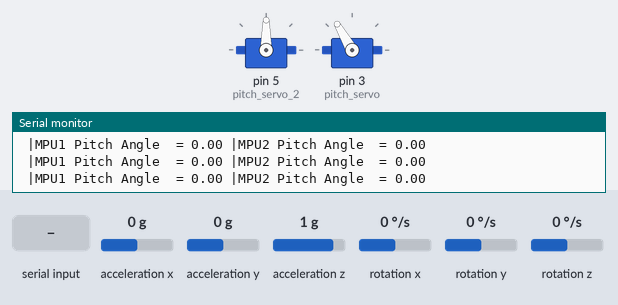
The sketch below on a simulated Arduino Uno, built with avr-gcc and run on an emulated ATmega328P. On the bench: 2 × servo, the last lines printed to the serial monitor. Wiring (inferred from the names in the program): MPU-6050 motion sensor at I2C address 0x68; MPU-6050 motion sensor at I2C address 0x69. Inputs (shaded band) come from the test bench; at power-on: rotation x 0 °/s, rotation z 0 °/s, acceleration x 0 g, acceleration y 0 g, acceleration z 1 g, rotation y 0 °/s.

Above: at 14.2 s.
14.3 s: "90,45\n" received over Serial
At 15.1 s:
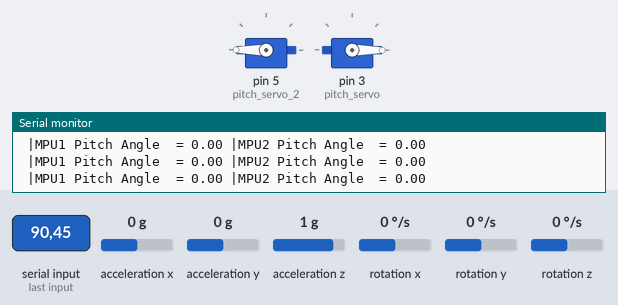
17.3 s: rotation x set to 192 °/s
At 20.19 s:
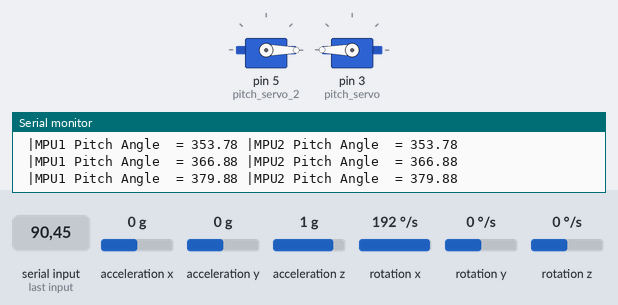
20.3 s: rotation z set to -192 °/s
At 21.81 s:
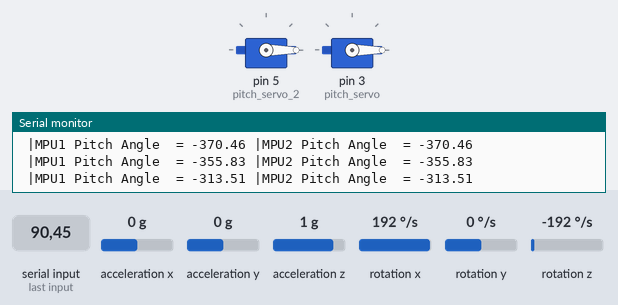
23.3 s: rotation z set to -100 °/s
26.3 s: rotation z set to 0 °/s
At 28.4 s:
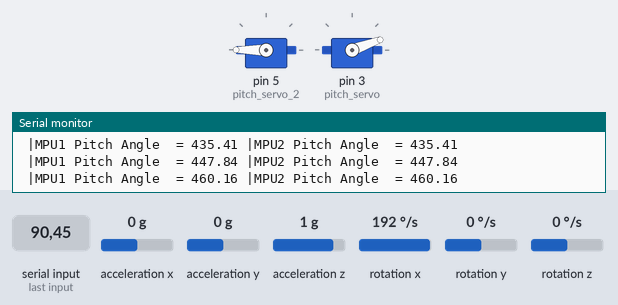
29.3 s: rotation z set to 192 °/s
At 33.11 s:
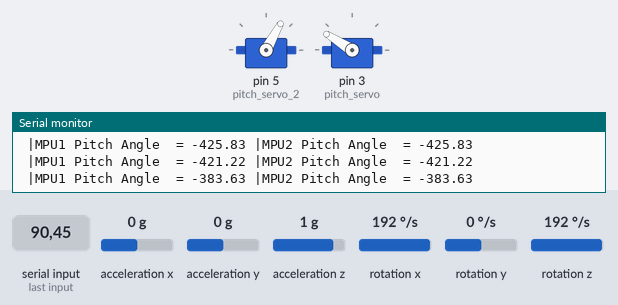
Timing chart, 0 to 35.5 s (numbered marks = the images above; inputs shaded):
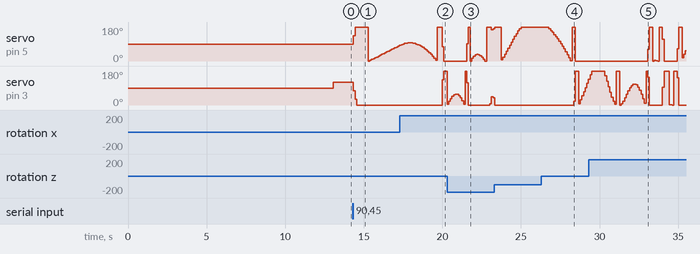

The sketch:

controller_v2_two_mpu.ino
```cpp
#include <Wire.h>
#include <Servo.h>

Servo pitch_servo_2;
Servo pitch_servo;
const int MPU2 = 0x69, MPU1=0x68;

//Variables for Gyroscope
int gyro_x, gyro_y, gyro_z,gyro_x_2, gyro_y_2, gyro_z_2;
long gyro_x_cal, gyro_y_cal, gyro_z_cal,gyro_x2_cal, gyro_y2_cal, gyro_z2_cal;
boolean set_gyro_angles,set_gyro_angles_2 ;

long acc_x, acc_y, acc_z, acc_total_vector,acc_x_2, acc_y_2, acc_z_2, acc_total_vector_2;
float angle_roll_acc, angle_pitch_acc,angle_roll_acc_2, angle_pitch_acc_2;

float angle_pitch, angle_roll,angle_pitch_2, angle_roll_2;
int angle_pitch_buffer, angle_roll_buffer,angle_pitch_buffer_2, angle_roll_buffer_2;
float angle_pitch_output, angle_roll_output,angle_pitch_output_2, angle_roll_output_2;

// Setup timers and temp variables
long loop_timer;
int temp,temp_2;

// Display counter
int displaycount = 0;

//Controller variables
float pitch_target = 0;
float pitch_servo_pos = 120;
float pitch_error;

float pitch_target_2 = 0;
float pitch_servo_pos_2 = 90;
float pitch_error_2;
float k_p = 0.5;

void setup() {
  Wire.begin();

  //Setup the registers of the MPU-6050
  setup_mpu_6050_registers();

  //Read the raw acc and gyro data from the MPU-6050 1000 times
  for (int cal_int = 0; cal_int < 1000 ; cal_int ++){
    read_mpu_6050_data();
    //Add the gyro x offset to the gyro_x_cal variable
    gyro_x2_cal += gyro_x_2;
    //Add the gyro y offset to the gyro_y_cal variable
    gyro_y2_cal += gyro_y_2;
    //Add the gyro z offset to the gyro_z_cal variable
    gyro_z2_cal += gyro_z_2;
    //Delay 3us to have 250Hz for-loop
    delay(3);

  }

  // Divide all results by 1000 to get average offset
  gyro_x2_cal /= 1000;
  gyro_y2_cal /= 1000;
  gyro_z2_cal /= 1000;

  for (int cal_int = 0; cal_int < 1000 ; cal_int ++){
    read_mpu_6050_data();
    //Add the gyro x offset to the gyro_x_cal variable
    gyro_x_cal += gyro_x;
    //Add the gyro y offset to the gyro_y_cal variable
    gyro_y_cal += gyro_y;
    //Add the gyro z offset to the gyro_z_cal variable
    gyro_z_cal += gyro_z;
    //Delay 3us to have 250Hz for-loop
    delay(3);

  }

  // Divide all results by 1000 to get average offset
  gyro_x_cal /= 1000;
  gyro_y_cal /= 1000;
  gyro_z_cal /= 1000;


  // Start Serial Monitor
  Serial.begin(115200);

  // Init Timer
  loop_timer = micros();

  pitch_servo_2.attach(5);
  pitch_servo.attach(3);
  pitch_servo_2.write(pitch_servo_pos_2);
  delay(20);
  pitch_servo.write(pitch_servo_pos);
  delay(20);
}

void loop(){

  // Get data from MPU-6050
  read_mpu_6050_data();

  //Subtract the offset values from the raw gyro values
  gyro_x -= gyro_x_cal;
  gyro_y -= gyro_y_cal;
  gyro_z -= gyro_z_cal;

  //Gyro angle calculations . Note 0.0000611 = 1 / (250Hz x 65.5)

  //Calculate the traveled pitch angle and add this to the angle_pitch variable
  angle_pitch += gyro_x * 0.0000611;
  //Calculate the traveled roll angle and add this to the angle_roll variable
  //0.000001066 = 0.0000611 * (3.142(PI) / 180degr) The Arduino sin function is in radians
  angle_roll += gyro_y * 0.0000611;

  //If the IMU has yawed transfer the roll angle to the pitch angle
  angle_pitch += angle_roll * sin(gyro_z * 0.000001066);
  //If the IMU has yawed transfer the pitch angle to the roll angle
  angle_roll -= angle_pitch * sin(gyro_z * 0.000001066);

  //Accelerometer angle calculations

  //Calculate the total accelerometer vector
  acc_total_vector = sqrt((acc_x*acc_x)+(acc_y*acc_y)+(acc_z*acc_z));

  //57.296 = 1 / (3.142 / 180) The Arduino asin function is in radians
  //Calculate the pitch angle
  angle_pitch_acc = asin((float)acc_y/acc_total_vector)* 57.296;
  //Calculate the roll angle
  angle_roll_acc = asin((float)acc_x/acc_total_vector)* -57.296;

  //Accelerometer calibration value for pitch
  angle_pitch_acc -= 0.0;
  //Accelerometer calibration value for roll
  angle_roll_acc -= 0.0;

  if(set_gyro_angles){

  //If the IMU has been running
  //Correct the drift of the gyro pitch angle with the accelerometer pitch angle
    angle_pitch = angle_pitch * 0.9996 + angle_pitch_acc * 0.0004;
    //Correct the drift of the gyro roll angle with the accelerometer roll angle
    angle_roll = angle_roll * 0.9996 + angle_roll_acc * 0.0004;
  }
  else{
    //IMU has just started
    //Set the gyro pitch angle equal to the accelerometer pitch angle
    angle_pitch = angle_pitch_acc;
    //Set the gyro roll angle equal to the accelerometer roll angle
    angle_roll = angle_roll_acc;
    //Set the IMU started flag
    set_gyro_angles = true;
  }

  //To dampen the pitch and roll angles a complementary filter is used
  //Take 90% of the output pitch value and add 10% of the raw pitch value
  angle_pitch_output = angle_pitch_output * 0.9 + angle_pitch * 0.1;
  //Take 90% of the output roll value and add 10% of the raw roll value
  angle_roll_output = angle_roll_output * 0.9 + angle_roll * 0.1;
  //Wait until the loop_timer reaches 4000us (250Hz) before starting the next loop

  // Print to Serial Monitor

  //Subtract the offset values from the raw gyro values
  gyro_x_2 -= gyro_x2_cal;
  gyro_y_2 -= gyro_y2_cal;
  gyro_z_2 -= gyro_z2_cal;

  //Gyro angle calculations . Note 0.0000611 = 1 / (250Hz x 65.5)

  //Calculate the traveled pitch angle and add this to the angle_pitch variable
  angle_pitch_2 += gyro_x_2 * 0.0000611;
  //Calculate the traveled roll angle and add this to the angle_roll variable
  //0.000001066 = 0.0000611 * (3.142(PI) / 180degr) The Arduino sin function is in radians
  angle_roll_2 += gyro_y_2 * 0.0000611;

  //If the IMU has yawed transfer the roll angle to the pitch angle
  angle_pitch_2 += angle_roll_2 * sin(gyro_z * 0.000001066);
  //If the IMU has yawed transfer the pitch angle to the roll angle
  angle_roll_2 -= angle_pitch_2 * sin(gyro_z * 0.000001066);

  //Accelerometer angle calculations

  //Calculate the total accelerometer vector
  acc_total_vector_2 = sqrt((acc_x_2*acc_x_2)+(acc_y_2*acc_y_2)+(acc_z_2*acc_z_2));

  //57.296 = 1 / (3.142 / 180) The Arduino asin function is in radians
  //Calculate the pitch angle
  angle_pitch_acc_2 = asin((float)acc_y_2/acc_total_vector_2)* 57.296;
  //Calculate the roll angle
  angle_roll_acc_2 = asin((float)acc_x_2/acc_total_vector_2)* -57.296;

  //Accelerometer calibration value for pitch
  angle_pitch_acc_2 -= 0.0;
  //Accelerometer calibration value for roll
  angle_roll_acc_2 -= 0.0;

  if(set_gyro_angles_2){

  //If the IMU has been running
  //Correct the drift of the gyro pitch angle with the accelerometer pitch angle
    angle_pitch_2 = angle_pitch_2 * 0.9996 + angle_pitch_acc_2 * 0.0004;
    //Correct the drift of the gyro roll angle with the accelerometer roll angle
    angle_roll_2 = angle_roll_2 * 0.9996 + angle_roll_acc_2 * 0.0004;
  }
  else{
    //IMU has just started
    //Set the gyro pitch angle equal to the accelerometer pitch angle
    angle_pitch_2 = angle_pitch_acc_2;
    //Set the gyro roll angle equal to the accelerometer roll angle
    angle_roll_2 = angle_roll_acc_2;
    //Set the IMU started flag
    set_gyro_angles_2 = true;
  }

  //To dampen the pitch and roll angles a complementary filter is used
  //Take 90% of the output pitch value and add 10% of the raw pitch value
  angle_pitch_output_2 = angle_pitch_output_2 * 0.9 + angle_pitch_2 * 0.1;
  //Take 90% of the output roll value and add 10% of the raw roll value
  angle_roll_output_2 = angle_roll_output_2 * 0.9 + angle_roll_2 * 0.1;
  //Wait until the loop_timer reaches 4000us (250Hz) before starting the next loop

  // Print to Serial Monitor


  displaycount += 1;


  if (displaycount > 20){
  Serial.print(" |MPU1 Pitch Angle  = "); Serial.print(angle_pitch_output);
  Serial.print(" |MPU2 Pitch Angle  = "); Serial.println(angle_pitch_output_2);

  pitch_error = pitch_target - angle_pitch_output;
  if (abs(pitch_error) > 0.25) {
      pitch_servo_pos = pitch_servo_pos - k_p*pitch_error;
      pitch_servo_pos_2 = pitch_servo_pos_2 +k_p*pitch_error;
      pitch_servo.write(pitch_servo_pos);
      pitch_servo_2.write(pitch_servo_pos_2);

  }


   // Print to Serial Monitor

   displaycount = 0;
  }


 //========================================================================
 while(micros() - loop_timer < 4000);
   while(Serial.available()){
      String in_char = Serial.readStringUntil('\n'); // read until the newline
      pitch_target = in_char.toFloat();
      Serial.print("Target Angle is:");
      Serial.println(pitch_target);
   }
 loop_timer = micros();


}

void setup_mpu_6050_registers(){

  //Activate the MPU-6050

  //Start communicating with the MPU-6050
  Wire.begin();
  Wire.beginTransmission(MPU1);
  //Send the requested starting register
  Wire.write(0x6B);
  //Set the requested starting register
  Wire.write(0b00000000);
  //End the transmission
  Wire.endTransmission();

  //Configure the accelerometer (+/-8g)

  //Start communicating with the MPU-6050
  Wire.beginTransmission(MPU1);
  //Send the requested starting register
  Wire.write(0x1C);
  //Set the requested starting register
  Wire.write(0b00000000);
  //End the transmission
  Wire.endTransmission();

  //Configure the gyro (500dps full scale)

  //Start communicating with the MPU-6050
  Wire.beginTransmission(MPU1);
  //Send the requested starting register
  Wire.write(0x1B);
  //Set the requested starting register
  Wire.write(0x08);
  //End the transmission
  Wire.endTransmission();

  //Start communicating with second MPU-6050
  Wire.begin();
  Wire.beginTransmission(MPU2);
  //Send the requested starting register
  Wire.write(0x6B);
  //Set the requested starting register
  Wire.write(0b00000000);
  //End the transmission
  Wire.endTransmission();

  //Configure the accelerometer (+/-8g)

  //Start communicating with the MPU-6050
  Wire.beginTransmission(MPU2);
  //Send the requested starting register
  Wire.write(0x1C);
  //Set the requested starting register
  Wire.write(0b00000000);
  //End the transmission
  Wire.endTransmission();

  //Configure the gyro (500dps full scale)

  //Start communicating with the MPU-6050
  Wire.beginTransmission(MPU2);
  //Send the requested starting register
  Wire.write(0x1B);
  //Set the requested starting register
  Wire.write(0x08);
  //End the transmission
  Wire.endTransmission();

}


void read_mpu_6050_data(){

  //Read the raw gyro and accelerometer data from the first MPU

  //Start communicating with the MPU-6050
  Wire.beginTransmission(MPU1);
  //Send the requested starting register
  Wire.write(0x3B);
  //End the transmission
  Wire.endTransmission();
  //Request 14 bytes from the MPU-6050
  Wire.requestFrom(MPU1,14);
  //Wait until all the bytes are received
  while(Wire.available() < 14);

  //Following statements left shift 8 bits, then bitwise OR.
  //Turns two 8-bit values into one 16-bit value
  acc_x = Wire.read()<<8|Wire.read();
  acc_y = Wire.read()<<8|Wire.read();
  acc_z = Wire.read()<<8|Wire.read();
  temp = Wire.read()<<8|Wire.read();
  gyro_x = Wire.read()<<8|Wire.read();
  gyro_y = Wire.read()<<8|Wire.read();
  gyro_z = Wire.read()<<8|Wire.read();


  //Read the raw gyro and accelerometer data from the second MPU
  Wire.beginTransmission(MPU2);
  //Send the requested starting register
  Wire.write(0x3B);
  //End the transmission
  Wire.endTransmission();
  //Request 14 bytes from the MPU-6050
  Wire.requestFrom(MPU2,14);
  //Wait until all the bytes are received
  while(Wire.available() < 14);

  //Following statements left shift 8 bits, then bitwise OR.
  //Turns two 8-bit values into one 16-bit value
  acc_x_2 = Wire.read()<<8|Wire.read();
  acc_y_2 = Wire.read()<<8|Wire.read();
  acc_z_2 = Wire.read()<<8|Wire.read();
  temp_2 = Wire.read()<<8|Wire.read();
  gyro_x_2 = Wire.read()<<8|Wire.read();
  gyro_y_2 = Wire.read()<<8|Wire.read();
  gyro_z_2 = Wire.read()<<8|Wire.read();

}
```

Measured:
- after the input at 14.3 s, servo on pin 5 (pitch_servo_2): 90° → 135° at once, → 180° 0.10 s later, → 0° 0.84 s later, → 4° 0.10 s later, … (22 changes in this stretch); servo on pin 3 (pitch_servo): 120° → 75° at once, → 30° 0.10 s later, → 0° 0.10 s later
- after the input at 17.3 s, servo on pin 3 (pitch_servo): 0° → 134° after 2.7 s, → 180° 0.10 s later, → 4° 0.21 s later
- after the input at 26.3 s, servo on pin 3 (pitch_servo): 0° → 20° after 2.1 s, → 180° 0.10 s later, → 6° 0.21 s later, → 27° 0.10 s later, … (9 changes in this stretch)
- after the input at 29.3 s, servo on pin 5 (pitch_servo_2): 0° → 61° after 3.8 s, → 180° 0.10 s later, → 0° 0.21 s later, → 3° 0.10 s later, … (14 changes in this stretch)
